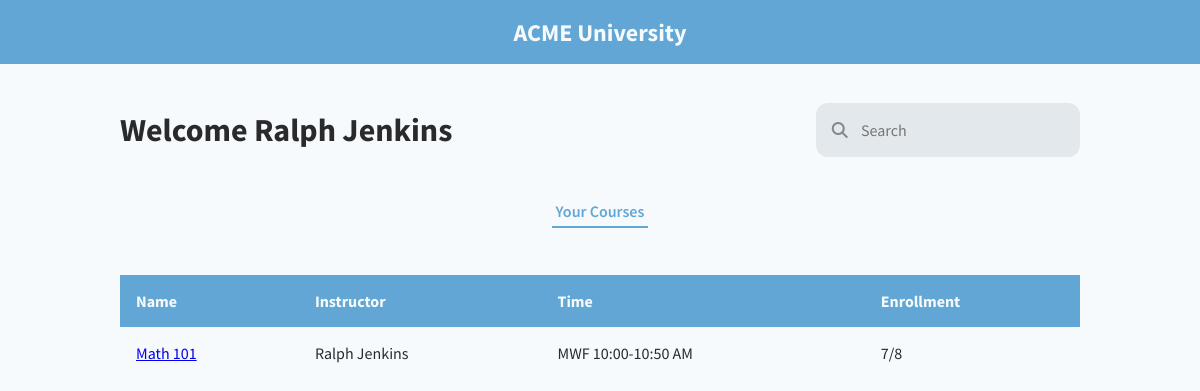
Page /instructor/Ralph Jenkins (signed in) on the committed database.
### db.py (models this page shows)
class Teacher(db.Model, UserMixin):
	id = db.Column(db.Integer, primary_key=True)
	name = db.Column(db.String, nullable=False)
	user = db.relationship('User', backref='teacher', uselist=False)

class Course(db.Model, UserMixin):
	id = db.Column(db.Integer, primary_key=True)
	course_name = db.Column(db.String, unique=True, nullable=False)
	teacher_id = db.Column(db.Integer, db.ForeignKey('teacher.id'), nullable=False)
	number_enrolled = db.Column(db.Integer, nullable=False)
	capacity = db.Column(db.Integer, nullable=False)
	time = db.Column(db.String, nullable=False)
	teacher = db.relationship('Teacher', backref=db.backref('teachers', lazy=True))
	students = db.relationship('Enrollment', back_populates='course')

### app.py (the view)
@app.route("/instructor/<name>")
@login_required
def instructor(name):
    instructor_name = name
    tea_data = []
    teaQ = Teacher.query.filter_by(name=instructor_name).first()
    teaQC = Course.query.filter_by(teacher_id = teaQ.id).all()
    for i in range(len(teaQC)):
        temp = {
            'name':teaQC[i].course_name,
            'instructor':instructor_name,
            'time':teaQC[i].time,
            'enrollment':(str(teaQC[i].number_enrolled) + "/" + str(teaQC[i].capacity))
        }
        tea_data.append(temp)
    return render_template("instructor.html", instructor_name = instructor_name, data = tea_data)

### app.py (called while the page is built)
@login.user_loader
def load_user(user_id):
    return User.query.get(user_id)

### templates/instructor.html (shortened to what this page needs)
{% extends "person.html" %}
{% block styles %}
    {{ super() }}
    <link rel="stylesheet" href="{{ url_for('static', filename = 'instructor.css') }}">
{% endblock %}
{% block person_name %}{{ instructor_name }}{% endblock %}
{% block inner_nav_links %}
    <button class="inner-nav-link active-tab">Your Courses</button>
{% endblock %}
{% block data_table_headings %}
    <th>Name</th>
    <th>Instructor</th>
    <th>Time</th>
    <th>Enrollment</th>
{% endblock %}
{% block data_table_body %}
    {% for class in data %}
        <tr>
            <td>
                <a href="{{ url_for('specific_course', name = class.instructor, course = class.name) }}">
                    {{ class.name }}
                </a>
            </td>
            <td>{{ class.instructor }}</td>
            <td>{{ class.time }}</td>
            <td>{{ class.enrollment }}</td>
        </tr>
    {% endfor %}
{% endblock %}

### static/base.css (style rules this page uses)
:root { --bg-color: #F7FAFC; --accent-color: #61A6D4; --primary-text-color: #292A2C; --secondary-text-color: #61A6D4; --tertiary-text-color: #84878B; --quaternary-text-color: #F7FAFC; }
body { margin: 0; padding: 0; width: 100vw; height: 100vh; font-family: 'Source Sans Pro', Arial, Helvetica, sans-serif; background-color: var(--bg-color); color: var(--primary-text-color); position: relative; overflow-x: hidden; }

### static/person.css (style rules this page uses)
.inner-nav-link { padding: .35rem .25rem; text-decoration: none; border: none; background-color: transparent; font-family: 'Source Sans Pro', Arial, Helvetica, sans-serif; font-size: 1rem; color: var(--primary-text-color); }
.active-tab { font-weight: 600; color: var(--secondary-text-color); border-bottom: 2px solid var(--accent-color); }
.data-table-row th { text-align: left; padding: 1rem 1rem; }
.data-table-body td { color: var(--primary-text-color); padding: 1rem 1rem; }

### rows in the picture
Teacher: name "Ralph Jenkins"
Course: name "Math 101", instructor "Ralph Jenkins", time "MWF 10:00-10:50 AM", enrollment "7/8"
